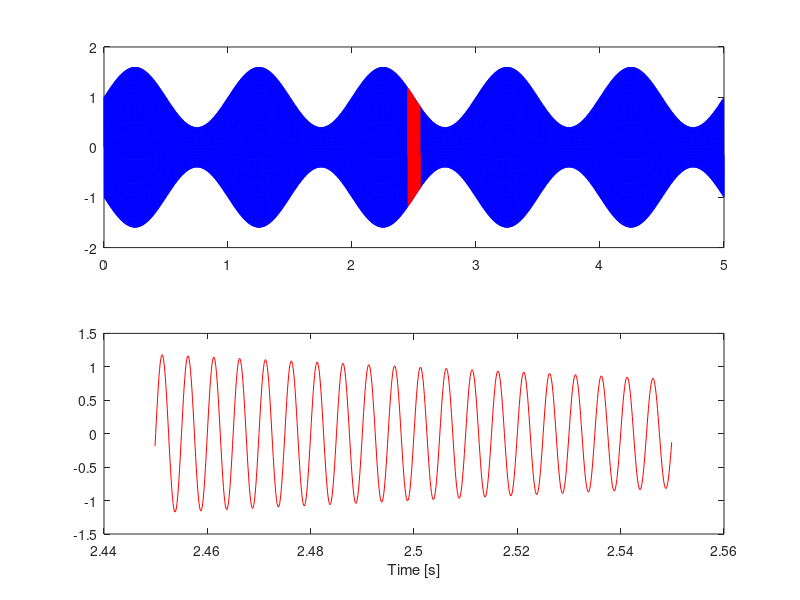

Recreate this plot in MATLAB.
clear all
close all

f0 = 200;
Fs = 8000;
Tdur = 5.0;
T_win = 0.1;
fsig = 1.0;
m = 0.6;

dt = 1/Fs;
t = [0:dt:Tdur-dt];

x = (1+m*sin(2*pi*fsig*t)).*sin(2*pi*f0*t);
fname = ['am_',num2str(f0),'Hz_',num2str(fsig),'Hz_',num2str(m),'.mp3']
sound(x,Fs);
audiowrite(fname, x, Fs);

nd = length(x);
itmid = round(nd/2);
iwinh = round(T_win*Fs/2);
subplot(2,1,1)
plot(t,x,'b-')
hold on
plot(t(itmid-iwinh:itmid+iwinh),x(itmid-iwinh:itmid+iwinh),'r-')
subplot(2,1,2)
plot(t(itmid-iwinh:itmid+iwinh),x(itmid-iwinh:itmid+iwinh),'r-')
xlabel('Time [s]')
fname = ['am_',num2str(f0),'Hz_',num2str(fsig),'Hz_',num2str(m),'.png']
saveas(gcf, fname)
% end of file
